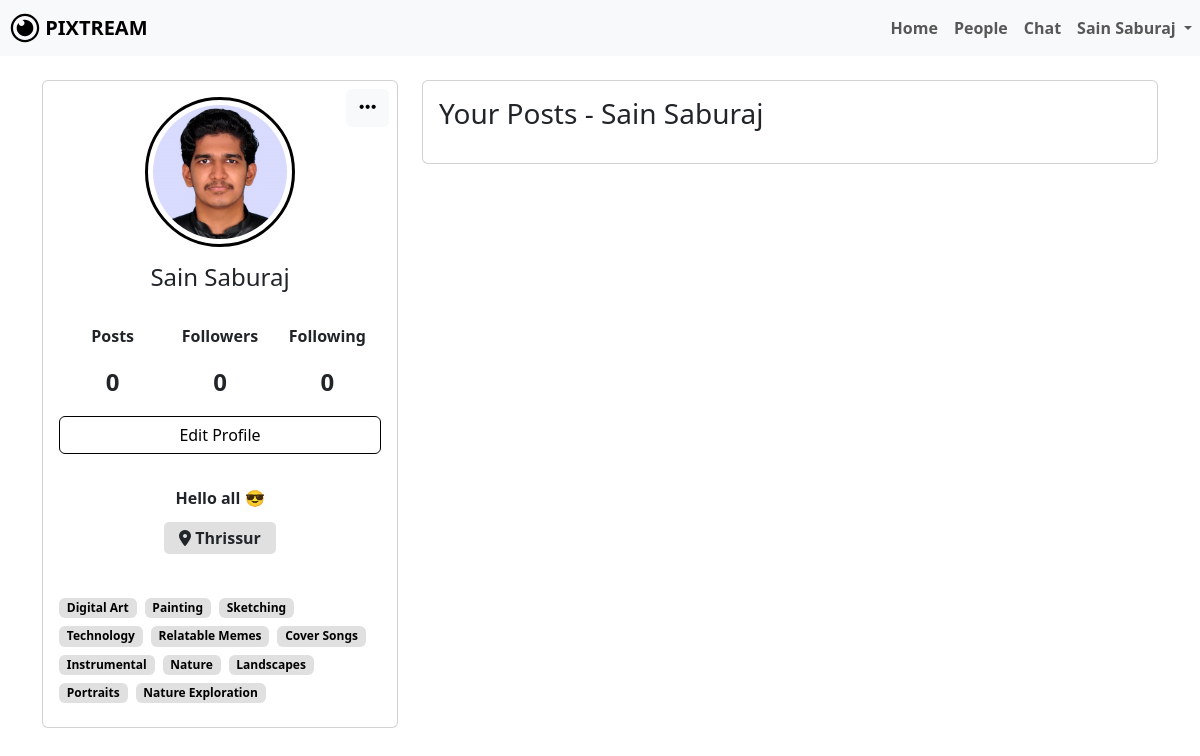
The app's page /profile.php (signed in) with its own data.
### tables this page shows
CREATE TABLE IF NOT EXISTS `users` (
  `id` bigint NOT NULL AUTO_INCREMENT,
  `name` varchar(100) DEFAULT NULL,
  `username` varchar(191) DEFAULT NULL,
  `email` varchar(191) DEFAULT NULL,
  `password` varchar(255) DEFAULT NULL,
  `bio` text,
  `profile_picture` varchar(255) DEFAULT 'default.png',
  `location` varchar(255) DEFAULT NULL,
  `created_at` timestamp NULL DEFAULT CURRENT_TIMESTAMP,
  PRIMARY KEY (`id`),
  UNIQUE KEY `username` (`username`),
  UNIQUE KEY `email` (`email`)
);

### profile.php (the view, shortened to what this page needs)
<?php
include 'dbconfig.php';
$username = $_SESSION['username'];
$sql = "SELECT * FROM users WHERE username='$username';";
$result = mysqli_query($conn, $sql);
$info = mysqli_fetch_assoc($result);
$id = $info['id'];
$name = $info['name'];
$profilePhoto = $info['profile_picture'] ?? 'default.png';
$followersSql = "SELECT COUNT(*) AS follower_count FROM follows WHERE followed_id='$id';";
$followersResult = mysqli_query($conn, $followersSql);
$followersCount = mysqli_fetch_assoc($followersResult)['follower_count'];
$followingSql = "SELECT COUNT(*) AS following_count FROM follows WHERE follower_id='$id';";
$followingResult = mysqli_query($conn, $followingSql);
$followingCount = mysqli_fetch_assoc($followingResult)['following_count'];
$postSql = "SELECT COUNT(*) FROM posts WHERE user_id = '$id';";
$postResult = mysqli_query($conn, $postSql);
$postInfo = mysqli_fetch_array($postResult);
$postCount = $postInfo[0];
$interests = [];
$sql = "SELECT o.option_name
        FROM user_selections us
        JOIN options o ON us.option_id = o.id
        WHERE us.user_id = (SELECT id FROM users WHERE username = ? LIMIT 1)";
$stmt = $conn->prepare($sql);
$stmt->bind_param("s", $username);
$stmt->execute();
$result = $stmt->get_result();
while ($row = $result->fetch_assoc()) {
    $interests[] = $row['option_name'];
}
$bioSql = "SELECT * FROM users WHERE username = '$username';";
$bioResult = mysqli_query($conn, $bioSql);
$bioInfo = mysqli_fetch_assoc($bioResult);
$bio = $bioInfo['bio'];
$location = $bioInfo['location'];
?>
<!DOCTYPE html>
<html lang="en">
<head>
    <link rel="stylesheet" href="node_modules/bootstrap/dist/css/bootstrap.min.css">
    <link rel="stylesheet" href="library-files/fontawesome/css/all.min.css">
    <link rel="stylesheet" href="assets/css/me.css">
</head>
<body>
    <nav class="navbar navbar-expand-lg navbar-light bg-light">
        <a class="navbar-brand" href="dashboard.php">
            <img src="assets/img/LOGO.svg" width="30" height="30" class="d-inline-block align-top" alt="" id="dash-icon">
            <b>PIXTREAM</b>
        </a>
        <div class="collapse navbar-collapse" id="navbarNavDropdown">
            <ul class="navbar-nav ms-auto">
                <li class="nav-item active">
                    <a class="nav-link" href="dashboard.php"><b>Home</b><span class="sr-only"></span></a>
                </li>
                <li class="nav-item active">
                    <a class="nav-link" href="people.php"><b>People</b><span class="sr-only"></span></a>
                </li>
                <li class="nav-item active">
                    <a class="nav-link" href="chat.php"><b>Chat</b><span class="sr-only"></span></a>
                </li>
                <li class="nav-item dropdown">
                    <a class="nav-link dropdown-toggle" href="#" id="navbarDropdownMenuLink" role="button" data-bs-toggle="dropdown" aria-expanded="false">
                        <b><?php echo $name; ?></b>
                    </a>
                </li>
            </ul>
        </div>
    </nav> <br>
    <div class="container">
        <div class="main-body">
            <div class="row gutters-sm">
                <div class="col-md-4 mb-3">
                    <div class="card h-100 position-relative">
                        <div class="card-body d-flex flex-column">
                            <div class="dropdown position-absolute top-0 end-0 p-2">
                                <button class="btn btn-light custom-dropdown-btn" type="button" id="dropdownMenuButton" data-bs-toggle="dropdown" aria-expanded="false">
                                    <i class="fa-solid fa-ellipsis custom-ellipsis"></i>
                                </button>
                            </div>
                            <div class="d-flex flex-column align-items-center text-center">
                                <div class="profile-img-container">
                                    <img src="profile_picture/<?php echo $profilePhoto; ?>" alt="Profile Photo" class="rounded-circle" width="150">
                                </div>
                                <div class="mt-3 mb-4">
                                    <h4><?php echo $name; ?></h4>
                                </div>
                                <div class="d-flex justify-content-around stats">
                                    <div class="stat">
                                        <p><b>Posts</b></p>
                                        <p><?php echo $postCount; ?></p>
                                    </div>
                                    <div class="stat" data-bs-toggle="modal" data-bs-target="#followersModal">
                                        <p><b>Followers</b></p>
                                        <p><?php echo $followersCount; ?></p>
                                    </div>
                                    <div class="stat" data-bs-toggle="modal" data-bs-target="#followingModal">
                                        <p><b>Following</b></p>
                                        <p><?php echo $followingCount; ?></p>
                                    </div>
                                </div>
                                <div class="w-100 mb-3">
                                    <a href="user_details.php">
                                        <button type="button" class="btn mybtn-outline w-100">Edit Profile</button>
                                    </a>
                                </div>
                                <div class="mt-3 bio-text text-start">
                                    <p><?php echo nl2br(htmlspecialchars($bio)); ?></p>
                                    <span class="mt-3 profile-location">
                                        <i class="fa-solid fa-location-dot"></i> <?php echo $location; ?>
                                    </span>
                                </div>
                                <div class="mt-5 profile-interest">
                                    <div class="d-flex flex-wrap">
                                        <?php foreach ($interests as $interest): ?>
                                            <span class="badge mybadge2 me-2 mb-2"><?php echo htmlspecialchars($interest); ?></span>
                                        <?php endforeach; ?>
                                    </div>
                                </div>
                            </div>
                        </div>
                    </div>
                </div>
                <div class="col-md-8">
                    <div class="row gutters-sm">
                        <div class="col-sm-12 mb-3">
                            <div class="card h-100">
                                <div class="card-body">
                                    <h3 class="d-flex align-items-center mb-3">Your Posts - <?php echo $name; ?></h3>
                                </div>
                            </div>
                        </div>
                    </div>
                </div>
            </div>
        </div>
    </div>
</body>
</html>

### assets/css/me.css (style rules this page uses)
:root { --bs-body-font-weight: 400; }
body { color: black !important; }
li { cursor: pointer; }
.mybtn-outline { border: 1px solid black; color: black; }
.mybadge2 { background-color: #e0e0e0 !important; font-size: 12px; color: black; }
.bio-text { text-align: center !important; font-weight: bolder; }
.profile-location { background-color: #e0e0e0 !important; padding: 5px 15px; border-radius: 5px; }
a { color: inherit; }
#dash-icon { margin-left: 10px; }
.rounded-circle { border: 3px solid #000000; padding: 5px; }
.profile-img-container { position: relative; display: inline-block; }
.profile-img-container img { border-radius: 50%; }
.custom-ellipsis { font-size: 1.2rem; }
.stats { display: flex; justify-content: space-around; width: 100%; }
.stat { text-align: center; flex: 1; cursor: pointer; }
.stat p:nth-of-type(2) { font-size: 1.5rem; font-weight: 600; }

### records on screen
users: name "Sain Saburaj", profile_picture (picture), bio "Hello all 😎", location "Thrissur"

### other values on screen
$postCount "0"
$followersCount "0"
$followingCount "0"
$interest "Digital Art"
$interest "Painting"
$interest "Sketching"
$interest "Technology"
$interest "Relatable Memes"
$interest "Cover Songs"
$interest "Instrumental"
$interest "Nature"
$interest "Landscapes"
$interest "Portraits"
$interest "Nature Exploration"
